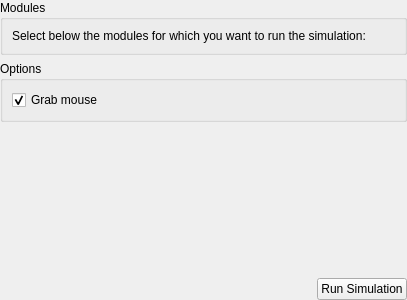
<?xml version="1.0" encoding="UTF-8"?>
<ui version="4.0">
 <class>BenchmarkWidget</class>
 <widget class="QWidget" name="BenchmarkWidget">
  <property name="geometry">
   <rect>
    <x>0</x>
    <y>0</y>
    <width>407</width>
    <height>300</height>
   </rect>
  </property>
  <layout class="QVBoxLayout" name="verticalLayout_4">
   <property name="margin">
    <number>0</number>
   </property>
   <item>
    <widget class="QGroupBox" name="groupBox">
     <property name="title">
      <string>Modules</string>
     </property>
     <layout class="QVBoxLayout" name="verticalLayout_3">
      <item>
       <widget class="QLabel" name="label">
        <property name="text">
         <string>Select below the modules for which you want to run the simulation:</string>
        </property>
       </widget>
      </item>
      <item>
       <layout class="QVBoxLayout" name="verticalLayout"/>
      </item>
     </layout>
    </widget>
   </item>
   <item>
    <widget class="QGroupBox" name="groupBox_2">
     <property name="title">
      <string>Options</string>
     </property>
     <layout class="QVBoxLayout" name="verticalLayout_2">
      <item>
       <widget class="QCheckBox" name="grabMouseCheckBox">
        <property name="text">
         <string>Grab mouse</string>
        </property>
        <property name="checked">
         <bool>true</bool>
        </property>
       </widget>
      </item>
     </layout>
    </widget>
   </item>
   <item>
    <spacer name="verticalSpacer">
     <property name="orientation">
      <enum>Qt::Vertical</enum>
     </property>
     <property name="sizeHint" stdset="0">
      <size>
       <width>20</width>
       <height>40</height>
      </size>
     </property>
    </spacer>
   </item>
   <item>
    <layout class="QHBoxLayout" name="horizontalLayout">
     <item>
      <spacer name="horizontalSpacer">
       <property name="orientation">
        <enum>Qt::Horizontal</enum>
       </property>
       <property name="sizeHint" stdset="0">
        <size>
         <width>40</width>
         <height>20</height>
        </size>
       </property>
      </spacer>
     </item>
     <item>
      <widget class="QPushButton" name="runButton">
       <property name="text">
        <string>Run Simulation</string>
       </property>
      </widget>
     </item>
    </layout>
   </item>
  </layout>
 </widget>
 <resources/>
 <connections/>
</ui>
